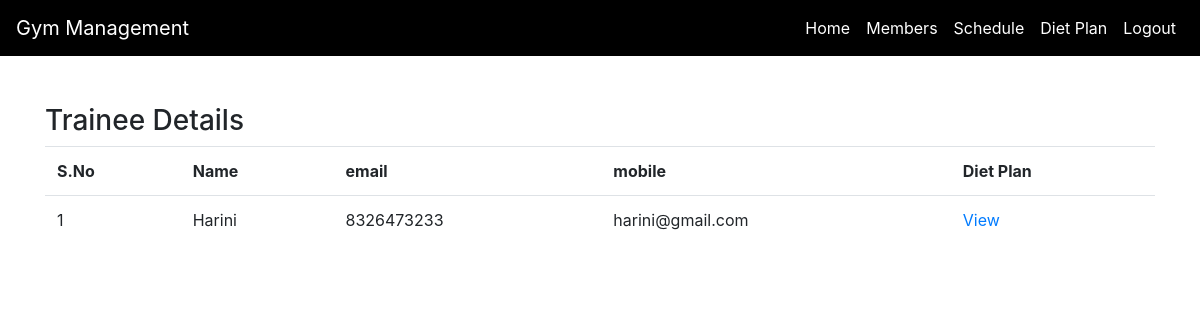
The app's page /empmembers.php (signed in) with its own data.
### tables this page shows
CREATE TABLE `instructor_member` (
  `member_id` int(11) NOT NULL,
  `instructor_id` int(11) NOT NULL
);

CREATE TABLE `member` (
  `member_id` int(11) NOT NULL,
  `email` varchar(255) DEFAULT NULL,
  `mobile` varchar(255) DEFAULT NULL,
  `name` varchar(255) DEFAULT NULL,
  `password` varchar(255) DEFAULT NULL,
  `username` varchar(255) DEFAULT NULL,
  `gym_id` bigint(20) DEFAULT NULL
);

### empmembers.php (the view, shortened to what this page needs)
<?php
$role=$_SESSION['employee'];
$empid=$_SESSION['empid'];
$con = mysqli_connect("localhost:3307","root","","gym_management_system");
if($role=="manager"){
    $mems=mysqli_query($con,"select * from member m");
}
else{
    $ins=mysqli_query($con,"select * from instructor where employee_id=$empid");
    $insarr=mysqli_fetch_row($ins);
    $mem_list=mysqli_query($con,"select * from member m,instructor_member i where i.member_id =m.member_id and i.instructor_id=$insarr[0]");
}
?>
<!DOCTYPE html>
<html lang="en">
<head>
    <link rel="stylesheet" href="https://stackpath.bootstrapcdn.com/bootstrap/4.3.1/css/bootstrap.min.css">
</head>
<body>
    <nav class="navbar navbar-expand-lg navbar-dark fixed-top">
        <a class="navbar-brand" href="#">Gym Management</a>
        <div class="collapse navbar-collapse" id="navbarNav">
        <ul class="navbar-nav ml-auto">
            <li class="nav-item active">
                <a class="nav-link" href="empdashboard.php">Home</a>
            </li>
            <li class="nav-item">
                <a class="nav-link" href="empmembers.php">Members</a>
            </li>
            <li class="nav-item">
                <a class="nav-link" href="empclasses.php">Schedule</a>
            </li>
            <li class="nav-item">
                <a class="nav-link" href="empdietplan.php">Diet Plan</a>
            </li>
            <li class="nav-item">
                <a class="nav-link" href="logout.php">Logout</a>
            </li>
        </ul>
    </div>
    </nav>
    <div class="container mt-5">
        <h3>Trainee Details</h3>
    <?php
   if($role!="manager")
   {
    echo "<table class='table'>";
   echo "<tr>
   <th>S.No</th>
   <th>Name</th>
   <th>email</th>
   <th>mobile</th>
   <th>Diet Plan</th>
   </tr>";
   if(mysqli_num_rows($mem_list)>0){
    $i=1;
       while($arr=mysqli_fetch_row($mem_list))
       {
       echo "<tr>
       <td>$i</td>
       <td>$arr[3]</td>
       <td>$arr[2]</td>
       <td>$arr[1]</td>
       <td>
       <a href='viewdietplan.php?id=$arr[0]&name=$arr[3]'>View</a>
       </td>
       </tr>";
       $i+=1;
}
       echo "</table>";
   }
}
else{
}
   ?>
    </div>
</body>
</html>

### empmembers.php (style rules this page uses)
body { padding-top: 56px; }
.navbar { background-color: #000; }
.navbar-dark .navbar-nav .nav-link { color: #fff; }

### records on screen
instructor_member: member.name "Harini", member.mobile "8326473233", member.email "harini@gmail.com"
